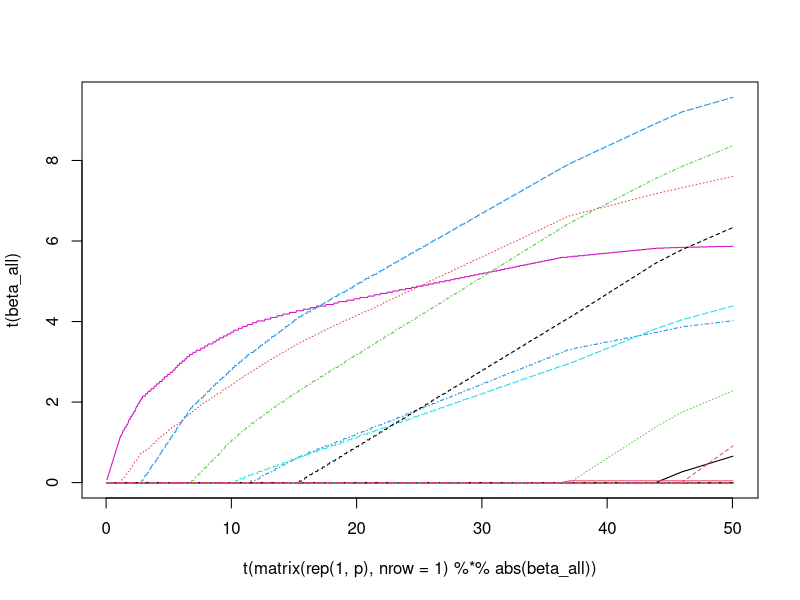

Recreate this plot in R.
n = 50
p = 50
s = 10
T = 3000
X = matrix(rnorm(n*p),nrow = n)
beta_true = matrix(rep(0,p), nrow = p)
beta_true[1:s] = 1:s
Y=X%*%beta_true + rnorm(n)
db = rep(0,p)
beta = matrix(rep(0,p), nrow = p)
beta_all = matrix(rep(0, p*T), nrow = p)
epsilon = 0.0001
R = Y
for(t in 1:T)
{
  for(j in 1:p)
  {
    db[j] = sum(R*X[,j])
  }
j = which.max(abs(db))
beta[j] = beta[j] + db[j]*epsilon
R = R - X[,j]*db[j]*epsilon
beta_all[, t] = beta
}
matplot(t(matrix(rep(1, p), nrow = 1)%*%abs(beta_all)), t(beta_all), type = 'l')